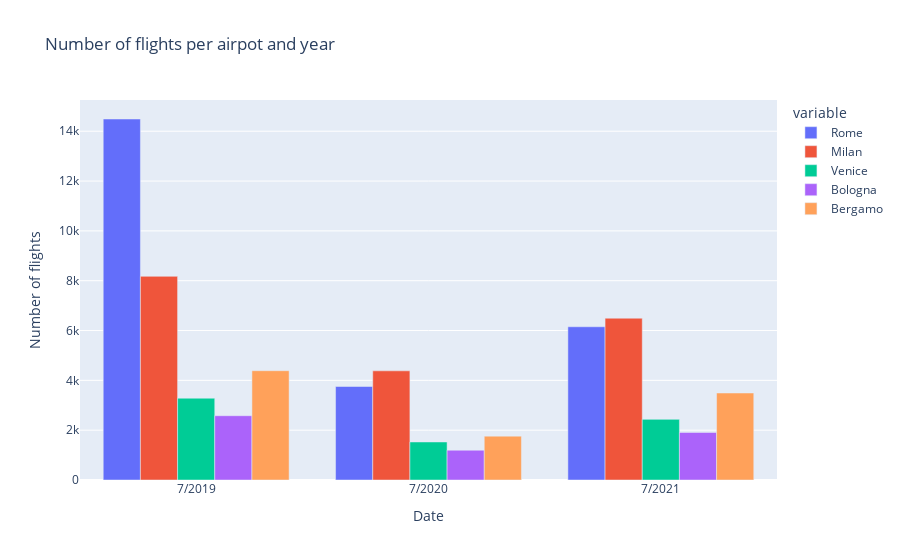

This figure's notebook cell:
### Code cell
# Data to plot

romelen = [len(datarome2019), len(datarome2020), len(datarome2021)]
milanlen = [len(datamilan2019), len(datamilan2020), len(datamilan2021)]
venicelen = [len(datavenice2019), len(datavenice2020), len(datavenice2021)]
bolognalen = [len(databologna2019), len(databologna2020), len(databologna2021)]
bergamolen = [len(databergamo2019), len(databergamo2020), len(databergamo2021)]

# Create an array to plot dates

date = ['7/2019', '7/2020', '7/2021']

#Save the data in an array

dataflights = [[date[0], romelen[0], milanlen[0], venicelen[0], bolognalen[0], bergamolen[0]], [date[1], romelen[1], milanlen[1], venicelen[1], bolognalen[1], bergamolen[1]], [date[2], romelen[2], milanlen[2], venicelen[2], bolognalen[2], bergamolen[2]]]

# Create a data frame

df0 = pd.DataFrame(dataflights, columns=['Date', 'Rome', 'Milan', 'Venice', 'Bologna', 'Bergamo'])
df0.head()

# Plot number of flights for each airport for each year

fig = px.bar(df0, x='Date', y=['Date', 'Rome', 'Milan', 'Venice', 'Bologna', 'Bergamo'],barmode='group',
             title='Number of flights per airpot and year')
fig.update_yaxes(title_text='Number of flights')

fig.show()

### Figure 1 — Plotly figure (JSON) as saved in the notebook; plotly's stock layout.template omitted (floating-point values rounded to 4 significant figures)
{"data": [{"alignmentgroup": "True", "hovertemplate": "variable=Rome<br>Date=%{x}<br>value=%{y}<extra></extra>", "legendgroup": "Rome", "marker": {"color": "#636efa", "pattern": {"shape": ""}}, "name": "Rome", "offsetgroup": "Rome", "orientation": "v", "showlegend": true, "textposition": "auto", "type": "bar", "x": ["7/2019", "7/2020", "7/2021"], "xaxis": "x", "y": [14491, 3753, 6151], "yaxis": "y"}, {"alignmentgroup": "True", "hovertemplate": "variable=Milan<br>Date=%{x}<br>value=%{y}<extra></extra>", "legendgroup": "Milan", "marker": {"color": "#EF553B", "pattern": {"shape": ""}}, "name": "Milan", "offsetgroup": "Milan", "orientation": "v", "showlegend": true, "textposition": "auto", "type": "bar", "x": ["7/2019", "7/2020", "7/2021"], "xaxis": "x", "y": [8175, 4382, 6495], "yaxis": "y"}, {"alignmentgroup": "True", "hovertemplate": "variable=Venice<br>Date=%{x}<br>value=%{y}<extra></extra>", "legendgroup": "Venice", "marker": {"color": "#00cc96", "pattern": {"shape": ""}}, "name": "Venice", "offsetgroup": "Venice", "orientation": "v", "showlegend": true, "textposition": "auto", "type": "bar", "x": ["7/2019", "7/2020", "7/2021"], "xaxis": "x", "y": [3284, 1526, 2434], "yaxis": "y"}, {"alignmentgroup": "True", "hovertemplate": "variable=Bologna<br>Date=%{x}<br>value=%{y}<extra></extra>", "legendgroup": "Bologna", "marker": {"color": "#ab63fa", "pattern": {"shape": ""}}, "name": "Bologna", "offsetgroup": "Bologna", "orientation": "v", "showlegend": true, "textposition": "auto", "type": "bar", "x": ["7/2019", "7/2020", "7/2021"], "xaxis": "x", "y": [2580, 1196, 1907], "yaxis": "y"}, {"alignmentgroup": "True", "hovertemplate": "variable=Bergamo<br>Date=%{x}<br>value=%{y}<extra></extra>", "legendgroup": "Bergamo", "marker": {"color": "#FFA15A", "pattern": {"shape": ""}}, "name": "Bergamo", "offsetgroup": "Bergamo", "orientation": "v", "showlegend": true, "textposition": "auto", "type": "bar", "x": ["7/2019", "7/2020", "7/2021"], "xaxis": "x", "y": [4387, 1761, 3492], "yaxis": "y"}], "layout": {"barmode": "group", "legend": {"title": {"text": "variable"}, "tracegroupgap": 0}, "title": {"text": "Number of flights per airpot and year"}, "xaxis": {"anchor": "y", "domain": [0, 1], "title": {"text": "Date"}}, "yaxis": {"anchor": "x", "domain": [0, 1], "title": {"text": "Number of flights"}}}}
